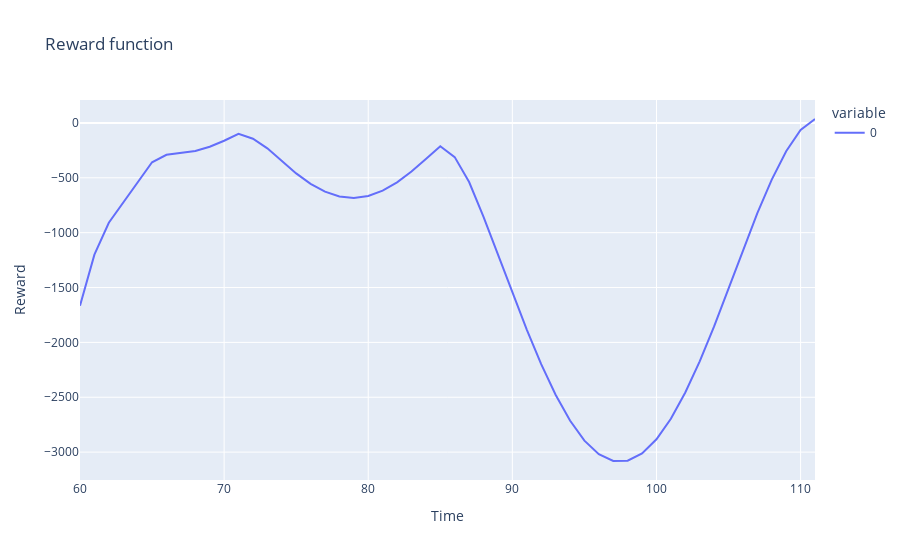

Notebook cell for this chart:
### Markdown cell above
# <span style="color:orange">Conclusion</span>

We designed each component of our reward function. Initially, the primary component is the distance penalty. As the rocket approaches its endpoint, this penalty decreases further. Similarly, for penalty rewards, when they are out of bounds, they are heavily penalized. The last time the booster was turned on, the acceleration was out of bounds, and the system was heavily penalized; moreover, its speed was too fast at the end. If we only consider the first 70 time steps, our reward function seems good.

### Code cell
fig = px.line(df_penalty[60:].sum(1), title = "Reward function",
        labels = {"index" : "Time", "value" : "Reward"})
fig.show()

### Figure 1 — Plotly figure (JSON) as saved in the notebook; plotly's stock layout.template omitted (floating-point values rounded to 4 significant figures)
{"data": [{"hovertemplate": "variable=0<br>Time=%{x}<br>Reward=%{y}<extra></extra>", "legendgroup": "0", "line": {"color": "#636efa", "dash": "solid"}, "marker": {"symbol": "circle"}, "mode": "lines", "name": "0", "orientation": "v", "showlegend": true, "type": "scatter", "x": [60, 61, 62, 63, 64, 65, 66, 67, 68, 69, 70, 71, 72, 73, 74, 75, 76, 77, 78, 79, 80, 81, 82, 83, 84, 85, 86, 87, 88, 89, 90, 91, 92, 93, 94, 95, 96, 97, 98, 99, 100, 101, 102, 103, 104, 105, 106, 107, 108, 109, 110, 111], "xaxis": "x", "y": [-1666.0, -1200.0, -909.8, -723.9, -537.7, -358.4, -290.2, -274.8, -255.2, -216.5, -162.3, -98.84, -143.9, -231.6, -349.5, -460.1, -554.7, -626.4, -670.4, -683.8, -665.7, -617.3, -541.4, -443.2, -329.6, -212.2, -311.3, -538.4, -855.9, -1197.0, -1545.0, -1883.0, -2198.0, -2478.0, -2713.0, -2895.0, -3019.0, -3081.0, -3078.0, -3012.0, -2883.0, -2696.0, -2456.0, -2172.0, -1854.0, -1513.0, -1164.0, -821.8, -517.0, -257.4, -64.9, 35.85], "yaxis": "y"}], "layout": {"legend": {"title": {"text": "variable"}, "tracegroupgap": 0}, "title": {"text": "Reward function"}, "xaxis": {"anchor": "y", "domain": [0, 1], "title": {"text": "Time"}}, "yaxis": {"anchor": "x", "domain": [0, 1], "title": {"text": "Reward"}}}}
